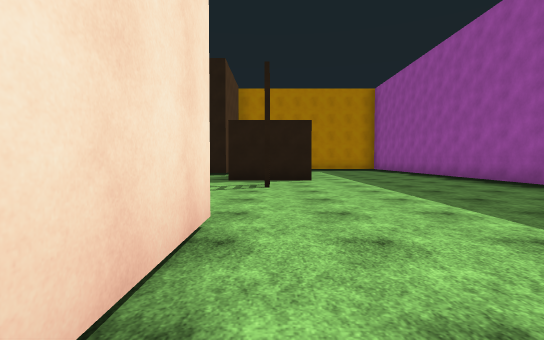
[1] (above)

19 first-person views from a walk through a Unity game level. The camera is 1.3 m above the floor, tilts 2° down and sees 85° across. The floor is counted in squares, 2.42 m on a side. Each view is taken from the middle of a square. On the plan, view 1 faces up. The plan holds only what a view shows up to about 9 squares ahead; the rest is blank. The place goes on beyond the plan. The player character is not drawn. Surface patterns are stand-ins for the level's own textures.

[2]
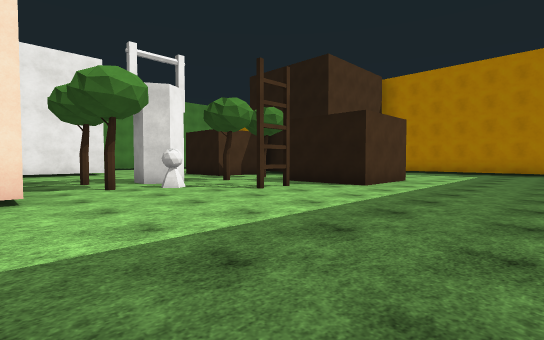

[3]
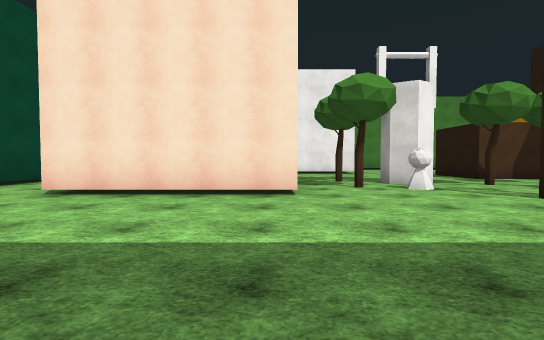

[4]
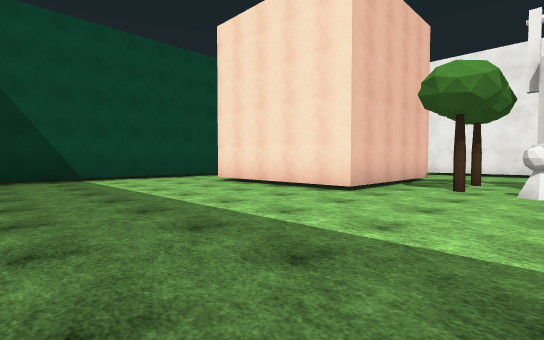

[5]
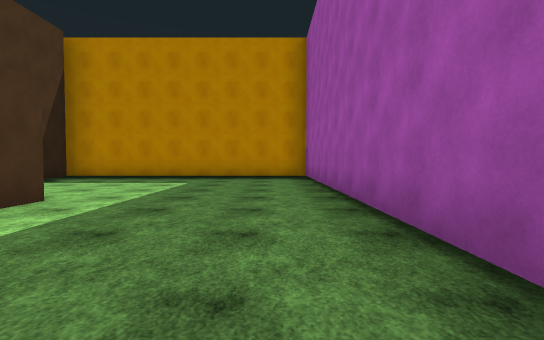

[6]
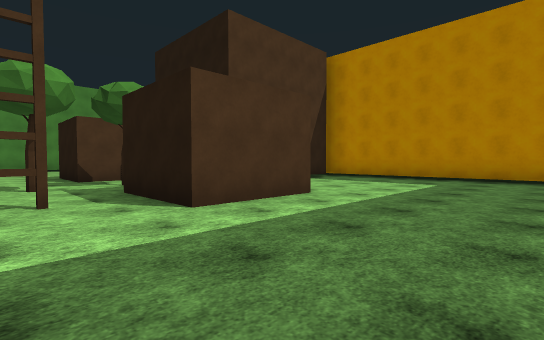

[7]
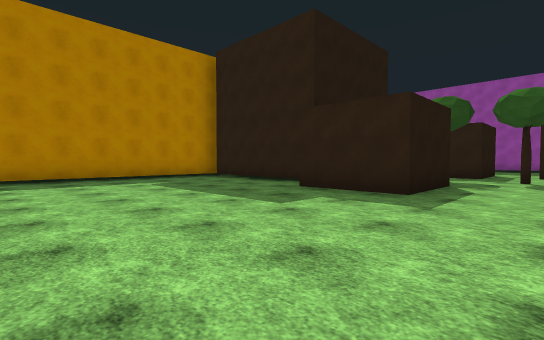

[8]
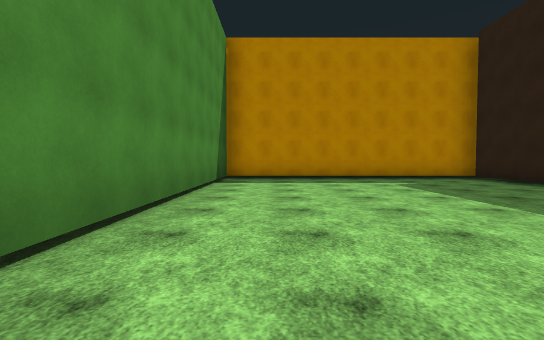

[9]
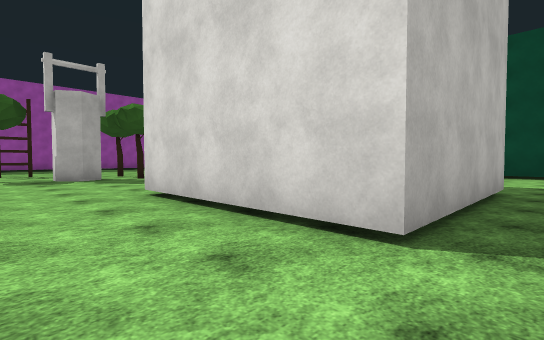

[10]
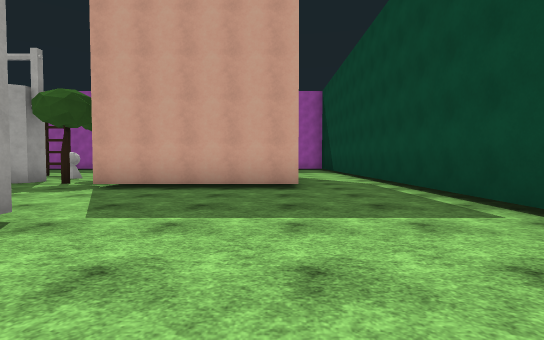

[11]
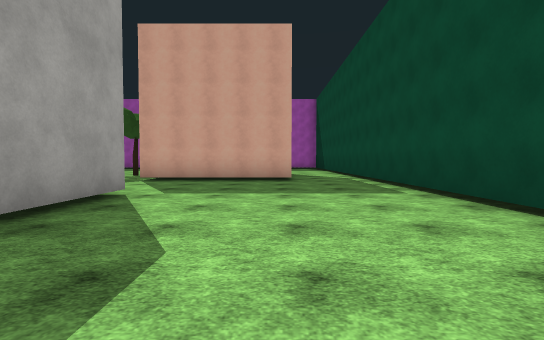

[12]
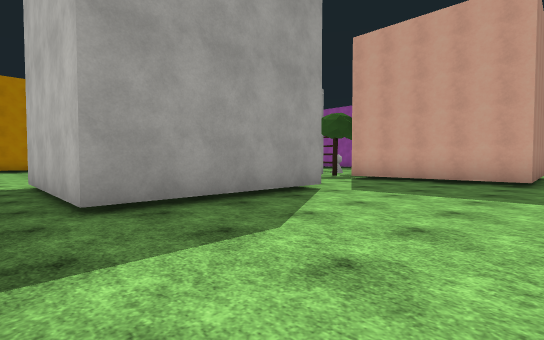

[13]
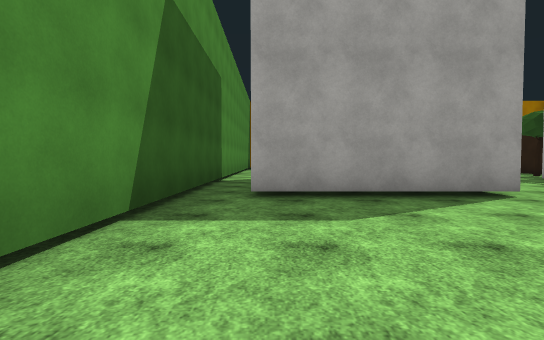

[14]
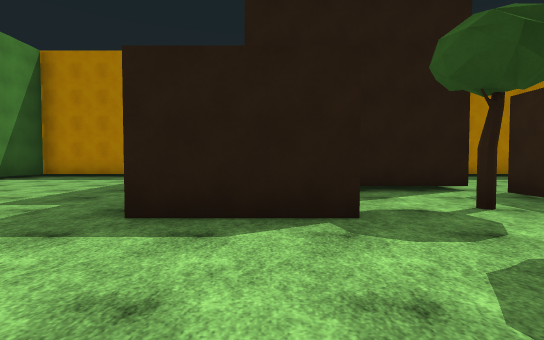

[15]
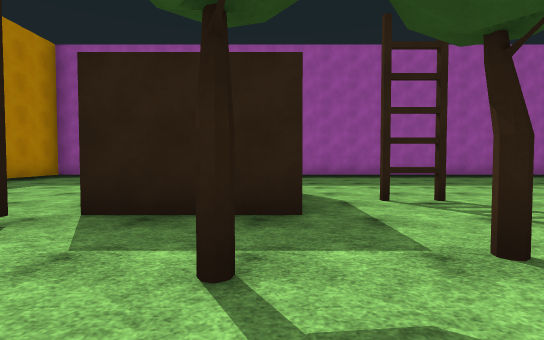

[16]
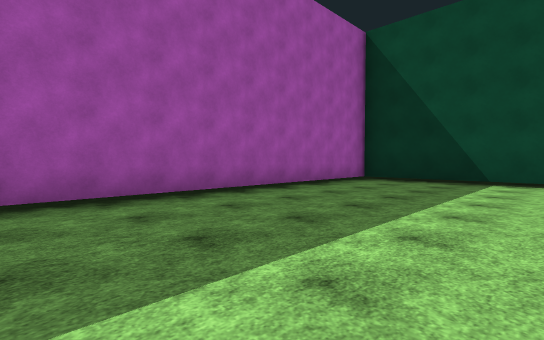

[17]
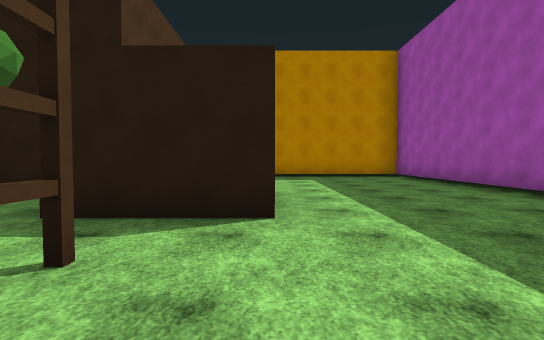

[18]
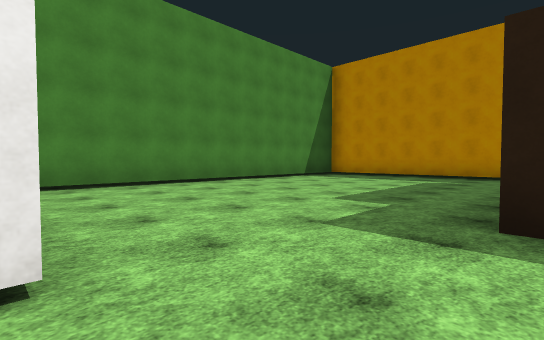

[19]
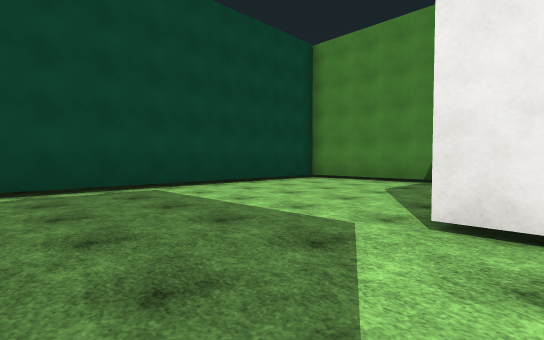

### Floor plan
Points are (right, up) in squares from view 1. A wall is a line through its corners. A room is listed if a view was taken in it or the views show most of it. See-through windows are left out.
Room 1 (views 1, 2, 3, 4, 5, 6, 7, 8, 9, 10, 11, 12, 13, 14, 15, 16, 17, 18, 19)
walls: (-2.3, 5.1) (-2.6, 4.6) (-3.2, 4.6) (-3.5, 5.1) (-3.2, 5.6) (-2.6, 5.6); (-7.4, 5.2) (-7.4, 1.3) (-11.3, 1.3) (-11.3, 5.2) (-7.4, 5.2); (-5.5, 10.5) (-5.5, 14.1); (-1.5, 10.2) (-3.8, 10.2); (-0.9, -1.5) (-4.4, -1.5) (-4.4, 2.4) (-0.5, 2.4) (-0.5, -1.5); (-1.6, 14.1) (-1.6, 13.1); (-5.1, 14.5) (-12.3, 14.5) (-12.3, -3.5) (5, -3.5) (5, 14.5) (-1.9, 14.5)
objects: other object (-6, 8) to (-5, 9); tree (-3, 4); tree (-3, 8); tree (-2, 4); other object (-2, 5); tree (-2, 7); other object (-1, 8) to (1, 9); ladder (0, 6)

Positions as (right, up) in squares from view 1, and headings:
1: (0, 0), facing up
2: (4, 2), facing up-left
3: (4, 2), facing left
4: (4, 5), facing down-left
5: (4, 6), facing up
6: (4, 6), facing up-left
7: (-11, 6), facing up-right
8: (-11, 6), facing up
9: (-12, 7), facing down-right
10: (-10, -1), facing right
11: (-12, -1), facing right
12: (-12, -2), facing up-right
13: (-11, -3), facing up
14: (-5, 5), facing up
15: (-4, 8), facing right
16: (1, 4), facing down-right
17: (1, 5), facing up
18: (-6, 5), facing up-left
19: (-5, 2), facing down-left
